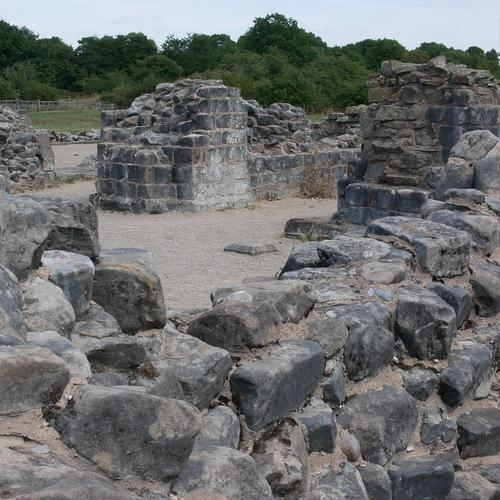
#> input picture testimages/lefttest.jpg, 500 x 500 px
$ python makeglyph.py
#> lines starting #> are read from the running program, lines starting #| are printed output that depends on the picture
### photos3d/image.py
"""
image.py - Library module for general image processing operations, mostly allowing for the same operation on two images in one call.
"""

import math
from PIL import Image, ImageEnhance, ImageFilter

def open(fname, rgb=True):
#> called with fname = './testimages/lefttest.jpg', rgb = True
    im = Image.open(fname)
#> im is the input picture: PIL image 500x500 RGB; mean R, G, B 108.6, 110.4, 109.8
#> call 2 of open, with fname = './testimages/righttest.jpg', rgb = True
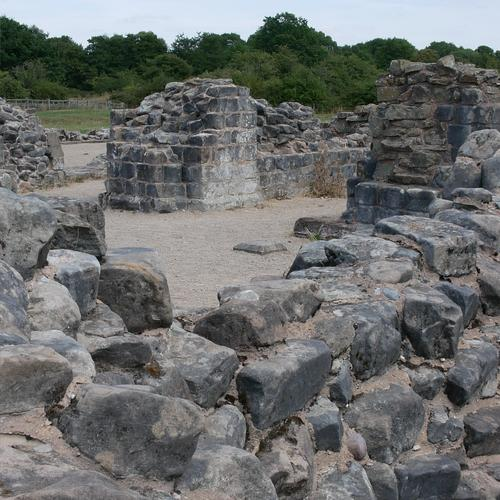
#> input picture testimages/righttest.jpg, 500 x 500 px
#> in open, im is the input picture: PIL image 500x500 RGB; mean R, G, B 108.2, 110.1, 109.1
    if rgb:
        im = toRGB(im)
    return im

# [5 lines left out: function open_overlay, not called in this run]

def size(img):
    imw, imh = img.size
    return [imw, imh]

def toRGB(img):
    nimg = img.convert('RGB')
    return nimg

def toRGBA(img):
    nimg = img.convert('RGBA')
    return nimg

# [209 lines left out: functions rotate, crop, crop_roi, resize, resize_width, resize_height and 10 more, not called in this run]


# [2 lines that do not run on import are left out]

### photos3d/anaglyph.py
"""
anaglyph.py - Library module for loading and creating red-cyan anaglyph images.
"""

from PIL import Image

def create(lim, rim):
    # Both images must be same size
    lw, lh = lim.size
#> lw = 500; lh = 500
    agl = Image.new("RGB",(lw,lh),(255,255,255))
#> agl: PIL image 500x500 RGB; every value is 255
    lpix = lim.load()
    rpix = rim.load()
    aglpix = agl.load()
    for y in range(0, lh):
        for x in range(0, lw):
            left = lpix[x, y]
            right = rpix[x, y]
            aglpix[x, y] = (left[0], right[1], right[2])
    return agl

# [33 lines left out: functions load, split, not called in this run]


# [2 lines that do not run on import are left out]

### makeglyph.py
"""
makeglyph.py - A simple example of loading a left and right image from files and create an anaglyph picture to save.
"""

import os
from matplotlib import pyplot as plt
from photos3d import anaglyph as anag
from photos3d import image as img

leftfname = os.path.join(".", "testimages", "lefttest.jpg")
rightfname = os.path.join(".", "testimages", "righttest.jpg")
left = img.open(leftfname)
right = img.open(rightfname)
glyph = anag.create(left, right)
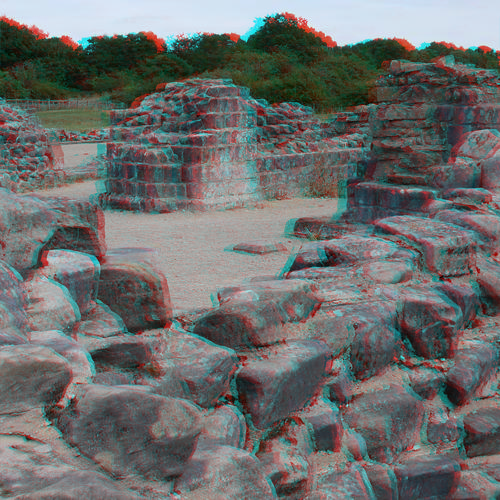
#> glyph: PIL image 500x500 RGB; mean R, G, B 108.6, 110.1, 109.1
plt.imshow(glyph)
plt.show()
